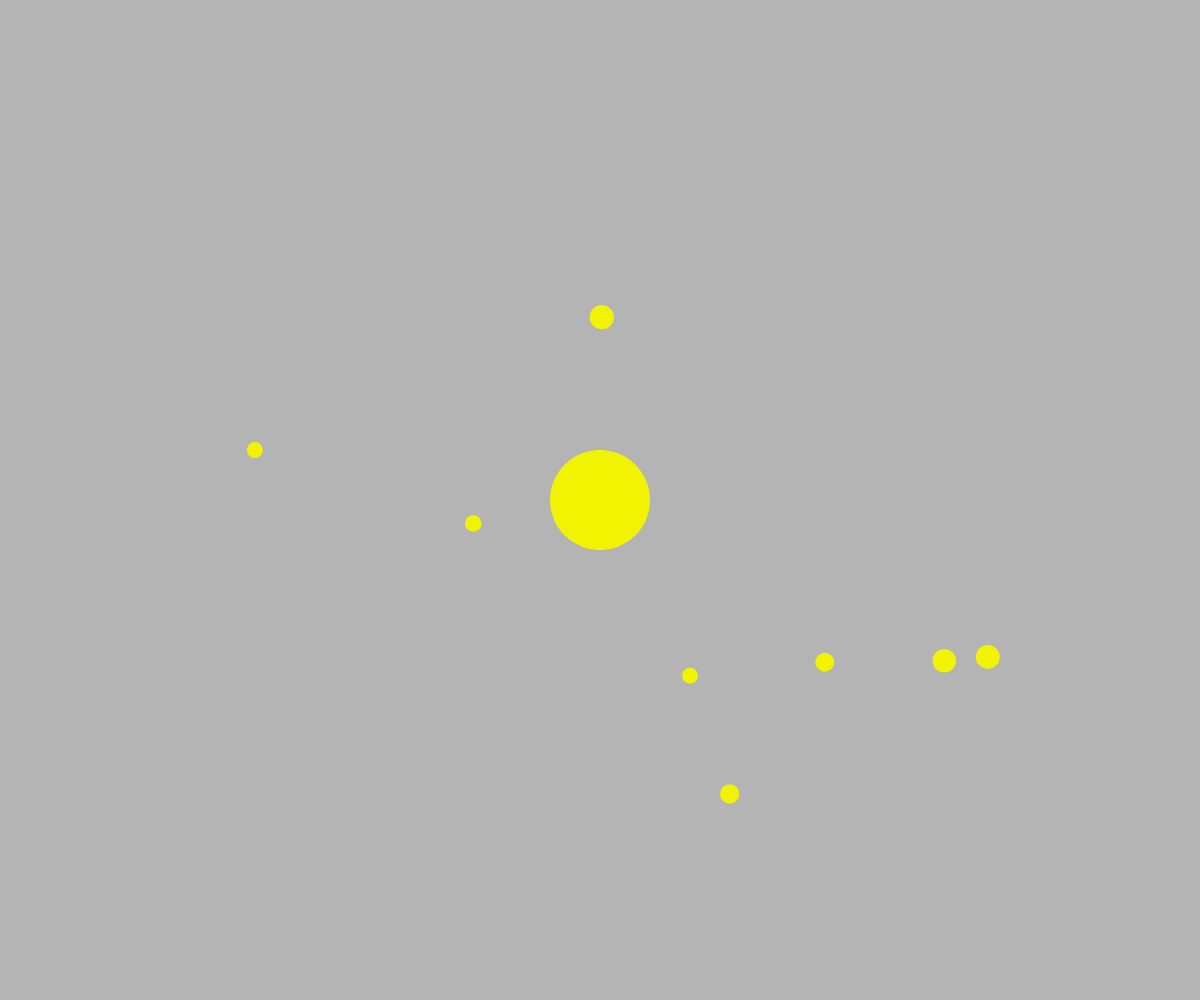
Frame 1 (no input)
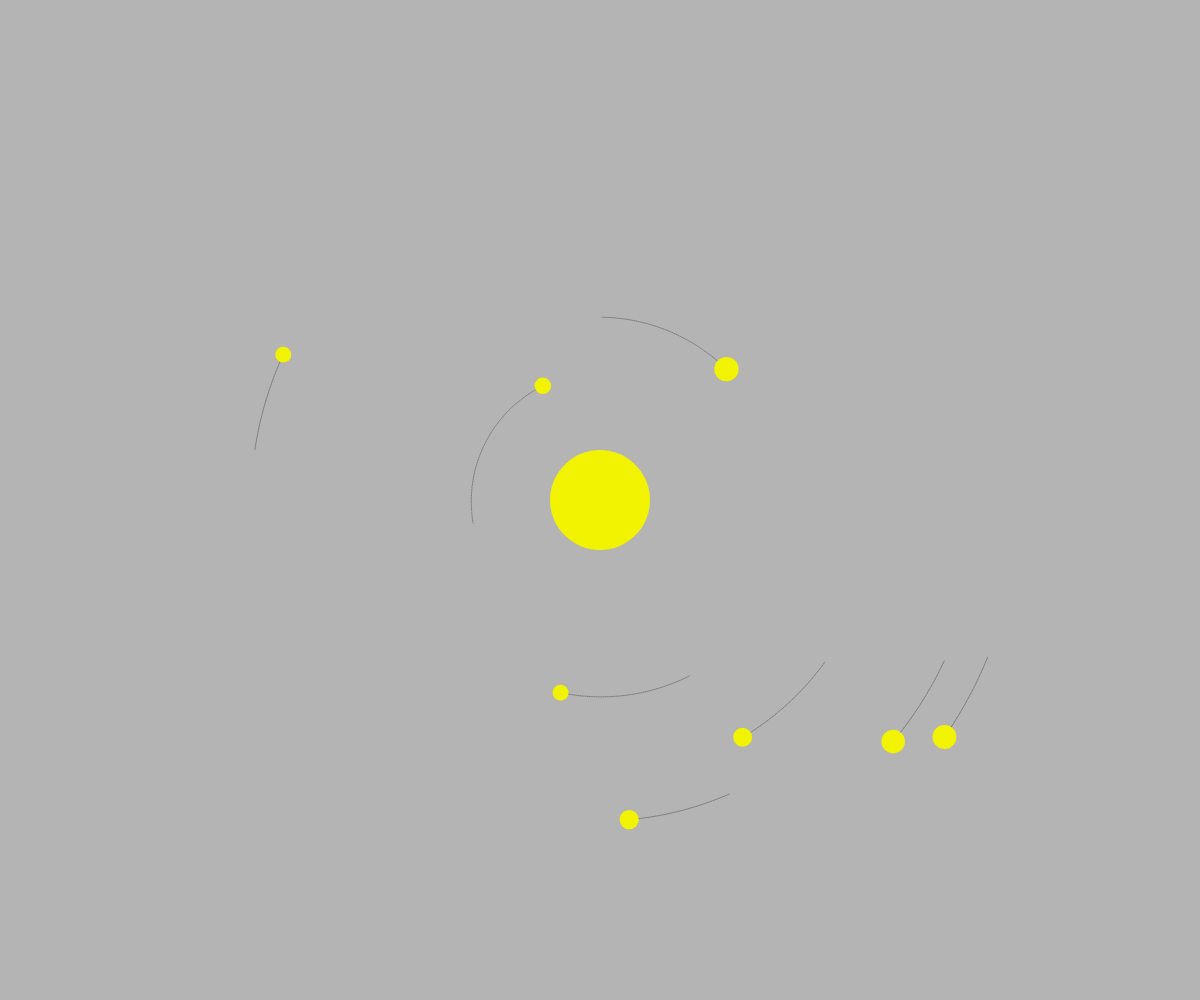
Frame 60 (no input)
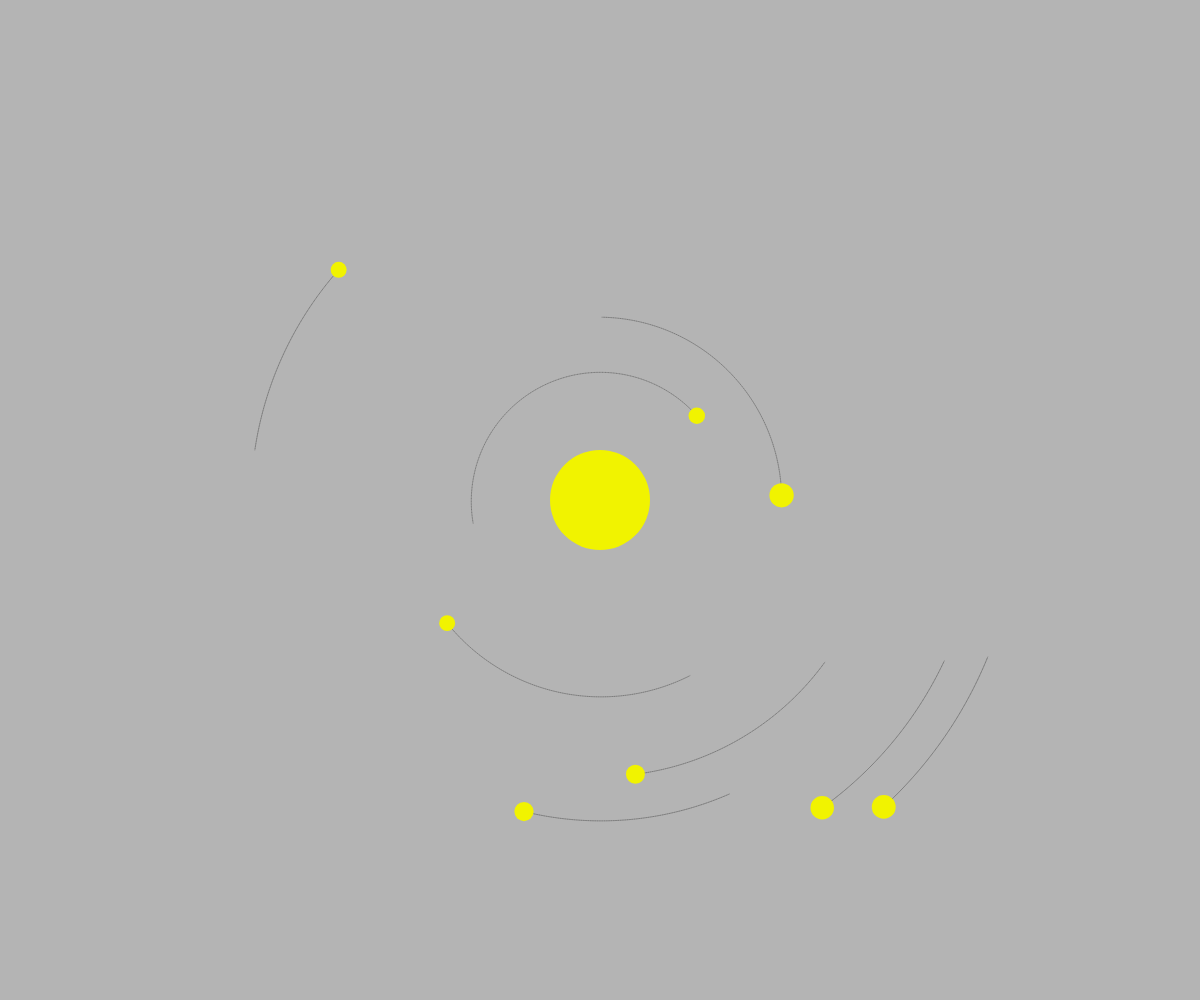
Frame 120 (the mouse pressed at the canvas centre since frame 60)

The p5.js sketch that drew these frames (run headless with seeded random() and noise() and a simulated clock; from frame 60 on, the mouse is pressed at the canvas centre):

// p5.js sketch
// ── sketch.js
let planets = []
let sun
let numPlanets = 8
let G = 20
let destabilise = 0.000000001

function setup() {
  createCanvas(windowWidth,windowHeight)
  sun = new Body(50,createVector(0,0),createVector(0,0))

    // Initialise the planets
  for (let i = 0; i < numPlanets; i++) {
    let mass = random(5, 15)
    let radius = random(sun.d, min(windowWidth/2,windowHeight/2))
    let angle = random(0, TWO_PI)
    let planetPos = createVector(radius * cos(angle), radius * sin(angle))

    // Find direction of orbit and set velocity
    let planetVel = planetPos.copy()
    if (random(1) < 0.1) planetVel.rotate(-HALF_PI)
    else planetVel.rotate(HALF_PI)  // Direction of orbit
    planetVel.normalize()
    planetVel.mult( sqrt((G * sun.mass)/(radius)) ) // Circular orbit velocity
    planetVel.mult( random( 1-destabilise, 1+destabilise) ) // create elliptical orbit

    planets.push( new Body(mass, planetPos, planetVel) )
  }
}

function draw() {
  background(180)
  translate(width/2, height/2)
  for (let i = numPlanets-1; i >= 0; i--) {
    sun.attract(planets[i])
    planets[i].move()
    planets[i].show()
  }
  sun.show()
}


function Body(_mass, _pos, _vel){
  this.mass = _mass
  this.pos = _pos
  this.vel = _vel
  this.d = this.mass*2
  this.thetaInit = 0
  this.path = []
  this.pathLen = Infinity

  this.show = function() {
    stroke(0,50)
    for (let i = 0; i < this.path.length-2; i++) {
      line(this.path[i].x, this.path[i].y, this.path[i+1].x, this.path[i+1].y,)
    }
    fill(241,243,0); noStroke()
    ellipse(this.pos.x, this.pos.y, this.d, this.d)
  }


  this.move = function() {
    this.pos.x += this.vel.x
    this.pos.y += this.vel.y
    this.path.push(createVector(this.pos.x,this.pos.y))
    if (this.path.length > 200) this.path.splice(0,1)
  }

  this.applyForce = function(f) {
    this.vel.x += f.x / this.mass
    this.vel.y += f.y / this.mass
  }

  this.attract = function(child) {
    let r = dist(this.pos.x, this.pos.y, child.pos.x, child.pos.y)
    let f = (this.pos.copy()).sub(child.pos)
    f.setMag( (G * this.mass * child.mass)/(r * r) )
    child.applyForce(f)
  }

}
